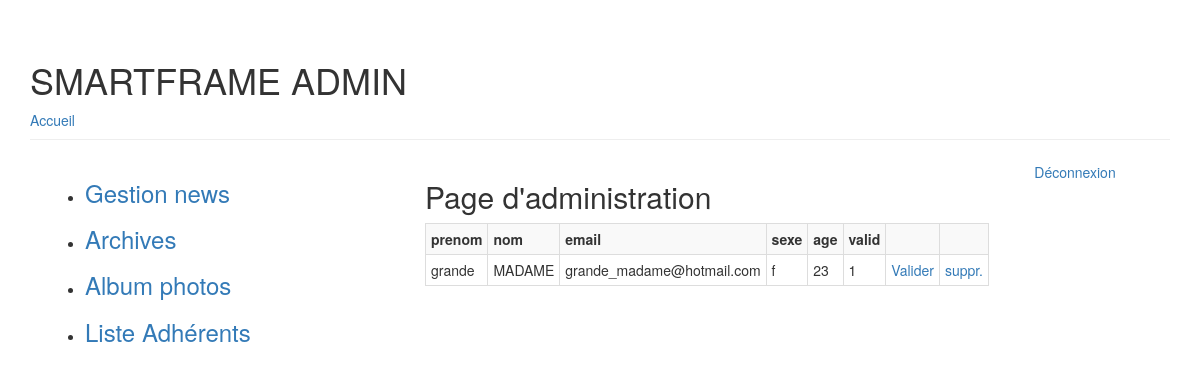
The page /admin/admin.php?liste (signed in) on the database as committed earlier.
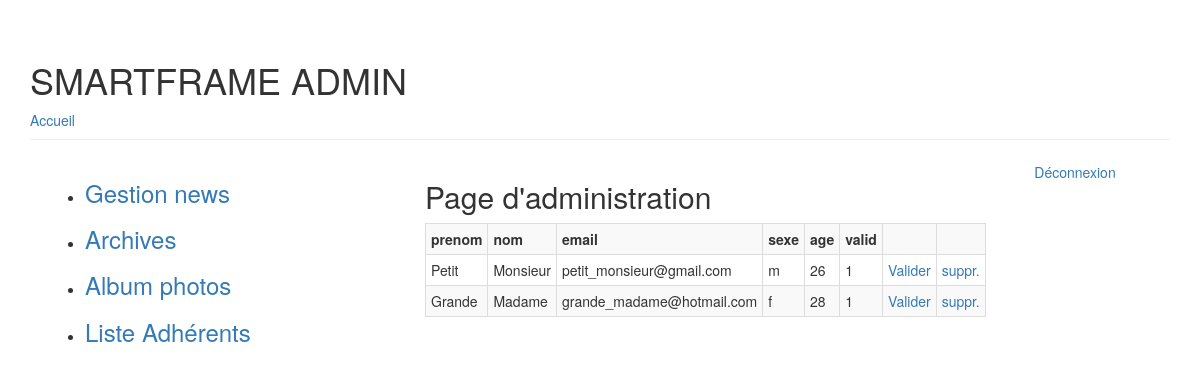
The same page on the database as committed later.
### tables this page shows
CREATE TABLE `adherents` (
  `id` int(11) NOT NULL,
  `prenom` varchar(100) NOT NULL,
  `nom` varchar(100) NOT NULL,
  `email` varchar(255) NOT NULL,
  `pass` varchar(255) NOT NULL,
  `sexe` enum('f','m') NOT NULL,
  `age` int(11) NOT NULL,
  `date_inscription` datetime NOT NULL,
  `validation` int(4) NOT NULL DEFAULT '0'
);

### lib/ManagerUser.class.php (called while the page is built, shortened)
<?php
class ManagerUser
{
	protected $bdd;
	public function __construct($bdd)
	{
		$this->bdd = $bdd;
	}
	public function getList()
	{
		$users = array();
		$req = $this->bdd->query("SELECT id,email,pass,prenom,nom,age,sexe,
											DATE_FORMAT(date_inscription,'le %d/%m/%Y à %Hh%i') AS date_inscription,validation
									FROM adherents");
		while($donnees = $req->fetch())
		{
			$users[] = new User($donnees);
		}
		return $users;
	}
}

### lib/User.class.php (called while the page is built, shortened)
<?php
class User
{
	protected $id;
	protected $prenom;
	protected $nom;
	protected $email;
	protected $sexe;
	protected $age;
	protected $validation;
	public function hydrate(array $donnees)
	{
		foreach($donnees as $key => $value)
		{
			$method = "set".ucfirst($key);
		}
	}
	public function id() {return $this->id;}
	public function email() {return $this->email;}
	public function prenom() {return $this->prenom;}
	public function nom() {return $this->nom;}
	public function age() {return $this->age;}
	public function sexe() {return $this->sexe;}
	public function validation() {return $this->validation;}
	public function setId($id)
	{
		$id = (int) $id;
		$this->id = $id;
	}
	public function setEmail($email)
	{
		if(preg_match("#^[a-z0-9._-]+@[a-z0-9._-]{2,}\.[a-z]{2,4}$#",$email))
		{
			$this->email = $email;
		}
	}
	public function setPrenom($prenom)
	{
		if(is_string($prenom))
		{
			$this->prenom = $prenom;
		}
	}
	public function setNom($nom)
	{
		if(is_string($nom))
		{
			$this->nom = $nom;
		}
	}
	public function setAge($age)
	{
		$age = (int) $age;
		$this->age = $age;
	}
	public function setSexe($sexe)
	{
		if(is_string($sexe))
		{
			$this->sexe = $sexe;
		}
	}
	public function setValidation($validation)
	{
		$validation = (int) $validation;
		$this->validation = $validation;
	}
}

### admin/admin.php (the view, shortened to what this page needs)
<?php
try
{
	$bdd = new PDO('mysql:host=localhost;dbname=smartfulframework','root','',array(PDO::MYSQL_ATTR_INIT_COMMAND => 'SET NAMES \'UTF8\''));
}
catch(Exception $e)
{
	die("Erreur : ".$e->getMessage());
}
$manager_user = new ManagerUser($bdd);
?>
<!DOCTYPE html>
<html>
    <head>
				<link rel="stylesheet" href="https://maxcdn.bootstrapcdn.com/bootstrap/3.3.7/css/bootstrap.min.css"/>
        <link rel="stylesheet" href="../css/style.css"type="text/css" />
    </head>
    <body>
		<div class=container>
				<header class="page-header">
					<h1>SMARTFRAME ADMIN</h1>
					<a href="../index.php">Accueil</a>
				</header>
				<?php
					if(isset($message_admin))
					{
						echo $message_admin;
					}
					else
					{
					?>
						<div class="col-md-4">
							<ul>
								<li> <a href="gestion_news.php" title="gestion des news"><h3 >Gestion news</h3></a> </li>
								<li> <a href="gestion_archives.php" title="gestion des archives"><h3>Archives</h3></a> </li>
								<li> <a href="gestion_album.php" title="gestion des albums photos"><h3>Album photos</h3></a> </li>
								<li> <a href="?liste" title="liste des adhérents"><h3>Liste Adhérents</h3></a> </li>
							</ul>
						</div>
						<section class="col-md-6">
							<h2>Page d'administration</h2>
								<?php
								if(isset($message))
								{
									echo $message;
								}
								else
								{
									if(isset($_GET['liste']))
									{
										?>
										<table class="table table-bordered table-striped table-condensed">
											<tr>
												<th>prenom</th>
												<th>nom</th>
												<th>email</th>
												<th>sexe</th>
												<th>age</th>
												<th>valid</th>
												<th></th>
												<th></th>
											</tr>
										<?php
										$adherents = $manager_user->getList();
										foreach($adherents as $membre)
										{
										?>
											<tr>
												<td><?php echo $membre->prenom(); ?> </td>
												<td><?php echo $membre->nom(); ?> </td>
												<td><?php echo $membre->email(); ?> </td>
												<td><?php echo $membre->sexe(); ?> </td>
												<td><?php echo $membre->age(); ?> </td>
												<td><?php echo $membre->validation(); ?> </td>
												<td><a href="?valider=<?php echo $membre->id(); ?>">Valider</a> </td>
												<td><a id="click_secure" href="?supprimer=<?php echo $membre->id();?>">suppr.</a></td>
											</tr>
										<?php
										}
										?>
										</table>
										<?php
									}
								}
								?>
						</section>
						<?php
					}
					?>
				<footer>
					<a href="?deconnexion">Déconnexion</a>
				</footer>
		</div>
	</body>
</html>

### css/style.css (style rules this page uses)
body { padding-top: 10px; margin: 10px; }
.container { padding-right: 15px; padding-left: 15px; }
[class*="col"], footer { line-height: 25px; }
footer { text-align: center; }

Rows that differ between the two databases and show on the page:
removed adherents: prenom "grande", nom "MADAME", email "grande_madame@hotmail.com", sexe "f", age "23", validation "1"
added adherents: prenom "Petit", nom "Monsieur", email "petit_monsieur@gmail.com", sexe "m", age "26", validation "1"
added adherents: prenom "Grande", nom "Madame", email "grande_madame@hotmail.com", sexe "f", age "28", validation "1"
